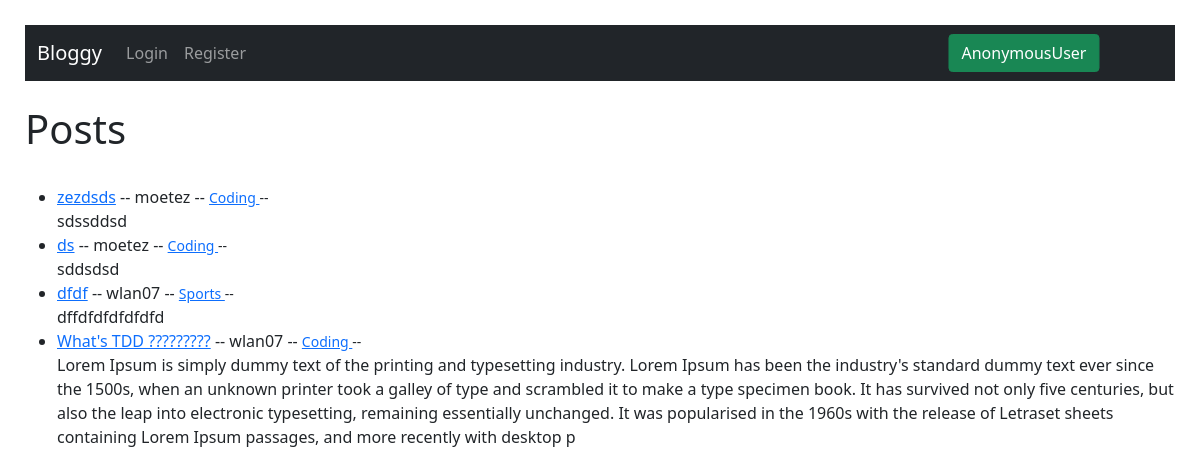
The page / on the database its author committed.
### myblogapp/models.py (models this page shows, shortened)
class Post(models.Model):
    title = models.CharField(max_length=200)
    author = models.ForeignKey(User, on_delete=models.CASCADE)
    body = models.TextField()
    category = models.ForeignKey(
        Category, default=get_default_category, on_delete=models.CASCADE)
    likes = models.ManyToManyField(User,related_name="blog_likes")

class Category(models.Model):
    name = models.CharField(max_length=200)
    def __str__(self) -> str:
        return self.name

### myblogapp/views.py (the view)
# urls.py: path('', HomeView.as_view(), name="home"),
class HomeView(ListView):
    model = Post
    template_name = 'myblogapp/home.html'
    context_object_name = 'lastest_posts_list'
    ordering = ['-id']
    def get_context_data(self, **kwargs):
        context = super().get_context_data(**kwargs)
        context['cat_menu'] = Category.objects.all()
        return context

### myblogapp/templates/myblogapp/home.html (shortened to what this page needs)
{% include 'myblogapp/base.html'%}
{%block content%}
<h1>Posts</h1>
{% if lastest_posts_list %}
<ul>
    {% for post in lastest_posts_list %}
    <li> <a href="{% url 'detail-post' post.pk %}">{{post.title}}</a> -- {{post.author}} --
        <small><a href="{% url 'filter' post.category|slugify %}"> {{post.category}} </a> --</small>
        <br>
        {{post.body|slice:":500"}}
    </li>
    {% endfor %}
</ul>
{%else%}
<p>NO POSTS HERE !</p>
{% endif %}
{% endblock %}

### rows shown on the page
Post: title "zezdsds", author "moetez", category "Coding", body "sdssddsd"
Post: title "ds", author "moetez", category "Coding", body "sddsdsd"
Post: title "dfdf", author "wlan07", category "Sports", body "dffdfdfdfdfdfd"
Post: title "What's TDD ?????????", author "wlan07", category "Coding", body "Lorem Ipsum is simply dummy text of the printing and typesetting industry. Lorem Ipsum has been the industry's standard dummy text ever since the 1500s, when an unknown printer took a galley of type and scrambled it to make a type specimen book. It has survived not only five centuries, but also the leap into electronic typesetting, remaining essentially unchanged. It was popularised in the 1960s with the release of Letraset sheets containing Lorem Ipsum passages, and more recently with desktop p"

### other values the page prints
{{ user }} "AnonymousUser"
